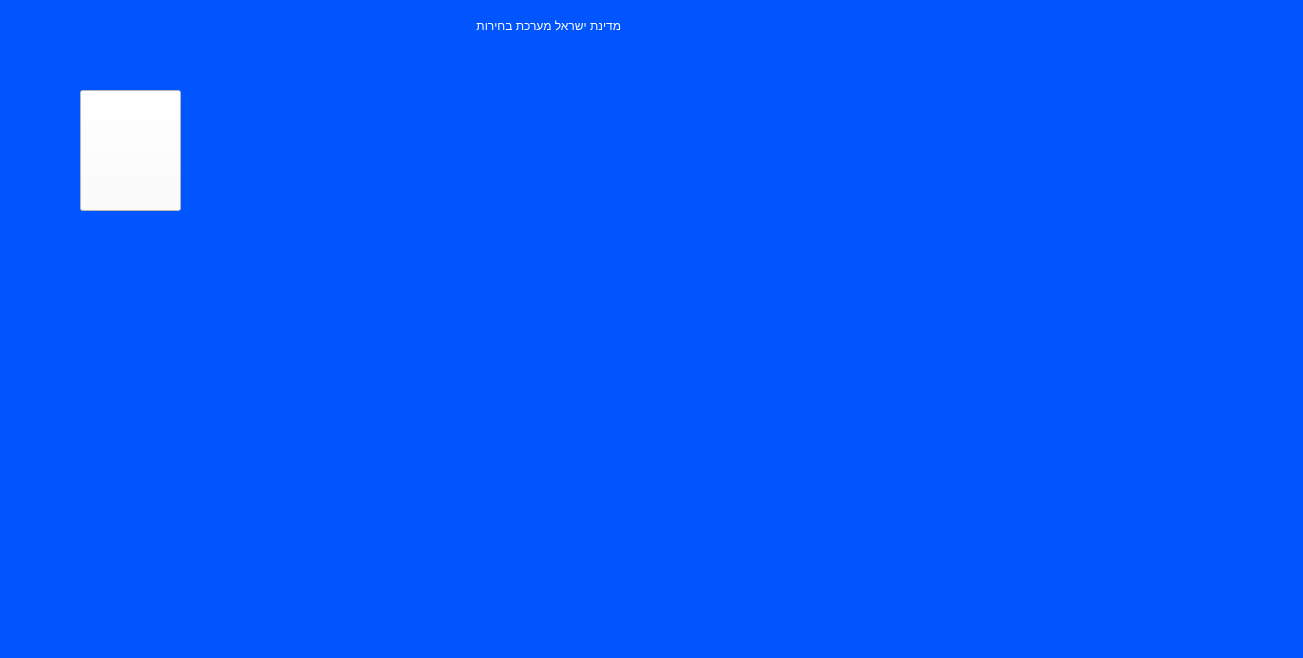
<?xml version="1.0" encoding="UTF-8"?>
<ui version="4.0">
 <class>MainWindow</class>
 <widget class="QMainWindow" name="MainWindow">
  <property name="geometry">
   <rect>
    <x>0</x>
    <y>0</y>
    <width>1303</width>
    <height>658</height>
   </rect>
  </property>
  <property name="windowTitle">
   <string>MainWindow</string>
  </property>
  <property name="styleSheet">
   <string notr="true">background-color: rgb(0, 85, 255);</string>
  </property>
  <widget class="QWidget" name="centralwidget">
   <widget class="QPushButton" name="pushButton">
    <property name="geometry">
     <rect>
      <x>80</x>
      <y>90</y>
      <width>101</width>
      <height>121</height>
     </rect>
    </property>
    <property name="styleSheet">
     <string notr="true">background-color: rgb(255, 255, 255);
font: 75 12pt &quot;MS Shell Dlg 2&quot;;</string>
    </property>
    <property name="text">
     <string/>
    </property>
   </widget>
   <widget class="QLabel" name="label">
    <property name="geometry">
     <rect>
      <x>290</x>
      <y>10</y>
      <width>331</width>
      <height>31</height>
     </rect>
    </property>
    <property name="styleSheet">
     <string notr="true">
color: rgb(255, 255, 255);
font: 75 16pt &quot;MS Shell Dlg 2&quot;;</string>
    </property>
    <property name="text">
     <string>מדינת ישראל מערכת בחירות</string>
    </property>
   </widget>
  </widget>
  <widget class="QMenuBar" name="menubar">
   <property name="geometry">
    <rect>
     <x>0</x>
     <y>0</y>
     <width>1303</width>
     <height>21</height>
    </rect>
   </property>
  </widget>
  <widget class="QStatusBar" name="statusbar"/>
 </widget>
 <resources/>
 <connections/>
</ui>
